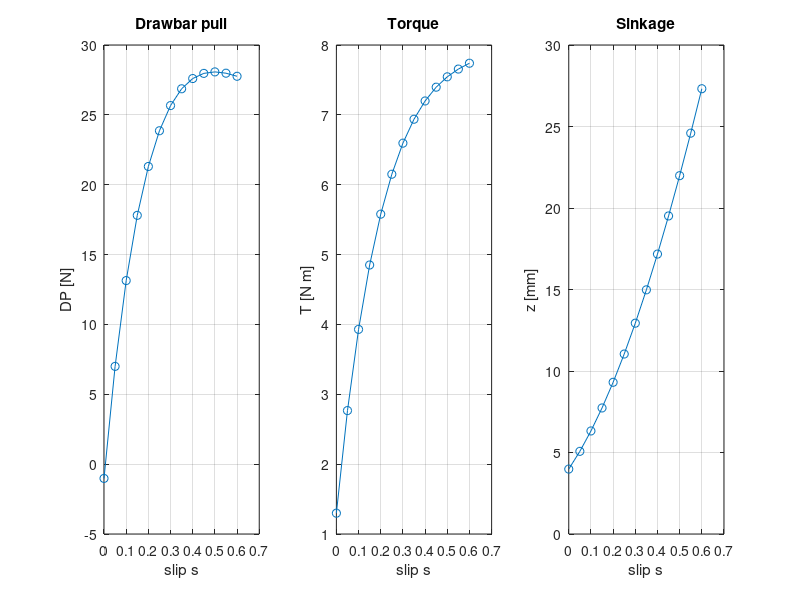
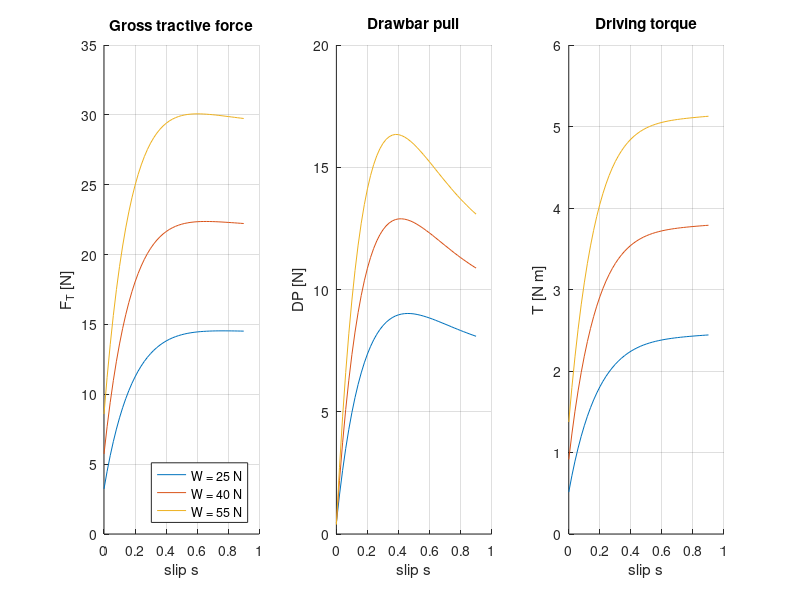

These figures' MATLAB source, in order:
%% RoSEy Terramechanics Model
% Single-wheel force calculator (W, DP, T), optimal slip lookup table,
% and onboard slip estimator prototype (Newton-Raphson).
%
% Model: Ding et al. 2009 (IROS), Eqs. 16-22
%   Normal stress:  Bekker pressure-sinkage with Wong-Reece stress distribution
%   Shear stress:   Janosi-Hanamoto
%   Grousers:       shearing radius r_s and lug-entry angle theta_f' (no F_passive)
%
% Units: SI throughout (m, N, Pa, rad) unless a comment says otherwise.
% Author: Ayooluwa Adeyinka, RoSE Lab, Colorado School of Mines
%
% Sections:
%   1. Parameters
%   2. Verification run against Ding's test wheel
%   3. Force vs slip curves for RoSEy
%   4. Optimal slip lookup table (and C++ header export)
%   5. Slip estimator demo
% Octave version: functions are defined first (Octave requires definition before use).

1;  % marks this file as a script so Octave allows function definitions below

%% ======================= FUNCTIONS ======================================

function N = sinkExp(s, P)
% Sinkage exponent, Ding 2009 Eq. 16
    if P.useSlipSinkage
        N = P.n0 + P.n1*s;
    else
        N = P.nStatic;
    end
end

function sig = normalStress(th, thf, s, P)
% Normal stress sigma(theta) [Pa], Ding 2009 Eq. 20 (Bekker + Wong-Reece)
    N    = sinkExp(s, P);
    thr  = P.c3*thf;
    thm  = (P.c1 + P.c2*s)*thf;
    kEq  = (P.kc/P.b + P.kphi)*1e3*P.r^N;     % kPa -> Pa
    sig  = zeros(size(th));
    front = th >= thm;                         % theta_m <= theta <= theta_f
    sig(front) = kEq*max(cos(th(front)) - cos(thf), 0).^N;
    rear = ~front;                             % theta_r <= theta < theta_m
    thEq = thf - (th(rear) - thr)./(thm - thr).*(thf - thm);
    sig(rear) = kEq*max(cos(thEq) - cos(thf), 0).^N;
end

function tau = shearStress(th, thf, s, sig, P)
% Shear stress tau(theta) [Pa], Janosi-Hanamoto with shearing radius (Ding 2009 Eq. 21).
% Shear displacement starts at theta_f' = acos((r - z)/Rj), where the lug tips
% enter the soil (Ding 2009 Eq. 17). Validation showed this term is required:
% without it DP RMSE vs Ding's Wh2 data is ~11 N; with it ~3 N.
    if P.useThetaPrime
        z   = P.r*(1 - cos(thf));
        th1 = acos(min((P.r - z)/P.Rj, 1));
    else
        th1 = thf;
    end
    j   = P.rs*((th1 - th) - (1 - s).*(sin(th1) - sin(th)));   % shear displacement [m]
    tau = (P.c + sig.*tan(P.phi)).*(1 - exp(-j./P.K));
end

function [W, DP, T, FT, R] = wheelForces(thf, s, P)
% Vertical load W [N], drawbar pull DP [N], torque T [N m],
% gross tractive force FT [N], compaction resistance R [N]. Ding 2009 Eq. 22.
    thr = P.c3*thf;
    th  = linspace(thr, thf, P.nInt + 1);
    sig = normalStress(th, thf, s, P);
    tau = shearStress(th, thf, s, sig, P);
    W   = P.b*simpson(P.r*sig.*cos(th) + P.rs*tau.*sin(th), th);
    FT  = P.b*simpson(P.rs*tau.*cos(th), th);
    R   = P.b*simpson(P.r*sig.*sin(th), th);
    DP  = FT - R;
    T   = P.rs^2*P.b*simpson(tau, th);
end

function I = simpson(f, x)
% Composite Simpson's rule on evenly spaced points (number of intervals must be even)
    n = numel(x) - 1;
    h = (x(end) - x(1))/n;
    I = h/3*(f(1) + 4*sum(f(2:2:n)) + 2*sum(f(3:2:n-1)) + f(end));
end

function thf = solveEntryAngle(Wtarget, s, P)
% Bisection: find entry angle theta_f such that W(theta_f, s) = Wtarget
    lo = 1e-4;  hi = P.thfMax;
    if wheelForces(hi, s, P) < Wtarget
        thf = NaN;  return;                    % load beyond model range
    end
    for it = 1:60
        mid = 0.5*(lo + hi);
        if wheelForces(mid, s, P) > Wtarget, hi = mid; else, lo = mid; end
        if hi - lo < 1e-8, break; end
    end
    thf = 0.5*(lo + hi);
end

function C = slipCurves(W, sGrid, P)
% Force vs slip curves at a fixed wheel load
    n = numel(sGrid);
    C.thf = NaN(1,n); C.DP = C.thf; C.T = C.thf; C.FT = C.thf; C.R = C.thf;
    for k = 1:n
        thf = solveEntryAngle(W, sGrid(k), P);
        C.thf(k) = thf;
        [~, C.DP(k), C.T(k), C.FT(k), C.R(k)] = wheelForces(thf, sGrid(k), P);
    end
end

function sx = firstCrossing(s, y, target)
% Smallest s where y(s) >= target, linearly interpolated. NaN if never reached.
    k = find(y >= target, 1, 'first');
    if isempty(k), sx = NaN; return; end
    if k == 1,     sx = s(1); return; end
    sx = s(k-1) + (target - y(k-1))*(s(k) - s(k-1))/(y(k) - y(k-1));
end

function [s, thf, ok, it] = estimateSlip(Wm, Tm, s0, thf0, P)
% Newton-Raphson on two equations: W(thf, s) = Wm and T(thf, s) = Tm.
% Finite-difference Jacobian, Cramer's rule, step limits, clamping, fail-safe.
    x  = [thf0; s0];
    ok = false;
    tolW = 1e-3*max(abs(Wm), 1);
    tolT = 1e-3*max(abs(Tm), 1e-3);
    d    = [1e-5; 1e-4];                       % finite-difference steps [rad; -]
    maxStep = [deg2rad(5); 0.1];
    for it = 1:20
        [W, ~, T] = wheelForces(x(1), x(2), P);
        Rv = [W - Wm; T - Tm];
        if abs(Rv(1)) < tolW && abs(Rv(2)) < tolT
            ok = true;  break;
        end
        [W1, ~, T1] = wheelForces(x(1) + d(1), x(2), P);
        [W2, ~, T2] = wheelForces(x(1), x(2) + d(2), P);
        J = [(W1 - W)/d(1), (W2 - W)/d(2);
             (T1 - T)/d(1), (T2 - T)/d(2)];
        detJ = J(1,1)*J(2,2) - J(1,2)*J(2,1);
        if abs(detJ) < 1e-10*norm(J(:,1))*norm(J(:,2))
            break;                             % singular: hold last good estimate
        end
        dx = -[ J(2,2), -J(1,2);
               -J(2,1),  J(1,1)]*Rv/detJ;      % Cramer's rule
        dx = max(min(dx, maxStep), -maxStep);  % limit step size
        x  = x + dx;
        x(1) = min(max(x(1), 1e-4), P.thfMax); % clamp to physical range
        x(2) = min(max(x(2), 0), 0.95);
    end
    thf = x(1);  s = x(2);
end

function s = kinematicSlip(omega, v, P)
% Kinematic slip from wheel speed and vehicle speed (IMU cross-check)
    vw = P.rs*omega;
    if vw == 0 && v == 0, s = 0;
    elseif vw >= v,       s = (vw - v)/vw;     % driving
    else,                 s = (vw - v)/v;      % skidding
    end
end

function exportHeader(fname, Wgrid, alphaGrid, sLow, sHigh)
% Write the lookup table as const C++ arrays for the Teensy (NaN -> -1 = infeasible)
    fid = fopen(fname, 'w');
    fprintf(fid, '// Auto-generated by rosey_terramechanics.m. Do not edit by hand.\n');
    fprintf(fid, '#pragma once\n\n');
    fprintf(fid, 'constexpr int N_LOAD = %d;\nconstexpr int N_ALPHA = %d;\n\n', numel(Wgrid), numel(alphaGrid));
    fprintf(fid, 'constexpr float LOAD_GRID_N[N_LOAD] = {%s};\n', fmtList('%.2ff', Wgrid));
    fprintf(fid, 'constexpr float ALPHA_GRID_DEG[N_ALPHA] = {%s};\n', fmtList('%.2ff', alphaGrid));
    fprintf(fid, 'constexpr float S_MAX[N_LOAD] = {%s};\n\n', fmtList('%.4ff', sHigh(:)'));
    fprintf(fid, '// S_MIN[load][incline], -1 marks an infeasible combination\n');
    fprintf(fid, 'constexpr float S_MIN[N_LOAD][N_ALPHA] = {\n');
    sl = sLow;  sl(isnan(sl)) = -1;
    for i = 1:numel(Wgrid)
        fprintf(fid, '    {%s},\n', fmtList('%.4ff', sl(i,:)));
    end
    fprintf(fid, '};\n');
    fclose(fid);
end

function out = fmtList(fmt, v)
% Comma-separated formatted list (Octave has no compose())
    out = strjoin(arrayfun(@(x) sprintf(fmt, x), v, 'UniformOutput', false), ', ');
end

%% ======================= MAIN SCRIPT =====================================
clc; close all;

%% 1. PARAMETERS ---------------------------------------------------------
% ---- Wheel: RoSEy (Hopkins dissertation) ----
P.r      = 0.1515;          % wheel radius [m]
P.b      = 0.05158;         % wheel width [m]
P.h      = 0.013;           % grouser height [m]
P.lam_s  = 0.5;             % lug shearing coefficient [-] (Ding 2009, s4 simplification)
P.rs     = P.r + P.lam_s*P.h;   % shearing radius [m]
P.useThetaPrime = true;     % lug-entry angle in shear displacement (Ding 2009 Eq. 17)
P.Rj     = P.r + P.h;       % lug tip radius used for theta_f' [m]

% ---- Soil: Ding et al. 2011 Table 2 (Bekker form) ----
% Fitted n0, n1, K from Ding et al. 2009, wheel Wh2 (closest radius to RoSEy).
% For MLSS runs, swap in Jehn's CSM-LHT-T-30 c, phi, rho (see parameter sheet).
P.kc     = 15.6;            % cohesive modulus of sinkage [kPa/m^(n-1)]
P.kphi   = 2407.4;          % frictional modulus of sinkage [kPa/m^n]
P.useSlipSinkage = true;    % true: N = n0 + n1*s (Ding 2009); false: N = nStatic
P.n0     = 0.81;            % static sinkage exponent [-]
P.n1     = 1.16;            % slip-sinkage coefficient [-]
P.nStatic = 1.10;           % plate-test sinkage exponent [-] (Ding 2011)
P.c      = 250;             % cohesion [Pa] (0.25 kPa)
P.phi    = deg2rad(31.9);   % internal friction angle [rad]
P.K      = 0.011;           % shear deformation modulus [m] (Ding 2011 range: 9.7-13.1 mm)
P.c1     = 0.5;             % max stress angle coefficient [-] (Ding 2009)
P.c2     = -0.3;            % max stress angle slip coefficient [-] (Ding 2009)
P.c3     = 0;               % exit angle constant, theta_r = c3*theta_f (Ding 2009)

% ---- Vehicle: RoSEy ----
P.m        = 16.01;         % total mass [kg] (Hopkins dataset config, CONFIRM)
P.g        = 9.81;          % [m/s^2]
P.nWheels  = 4;

% ---- Numerics ----
P.nInt     = 60;            % Simpson intervals (must be even)
P.thfMax   = deg2rad(80);   % upper bound for entry angle search [rad]

% ---- Torque input ----
% Wheel torque is published by existing rover code. The estimator expects
% wheel-side torque (after the gearbox) in N*m, one value per wheel.

fprintf('Shearing radius r_s = %.1f mm\n', P.rs*1e3);
fprintf('Static load per wheel = %.1f N\n\n', P.m*P.g/P.nWheels);

%% 2. VERIFICATION: Ding's test wheel ------------------------------------
% Reproduce the DP vs slip trend for Ding's Wh2 wheel at 80 N and compare
% against Ding et al. 2009 Fig. 6. Full scored comparison: rosey_validation.m
Pd = P;
Pd.r  = 0.15735;  Pd.b = 0.165;  Pd.h = 0.010;
Pd.rs = Pd.r + Pd.lam_s*Pd.h;  Pd.Rj = Pd.r + Pd.h;
sV = 0:0.05:0.6;
DPv = zeros(size(sV));  Tv = DPv;  zv = DPv;
for i = 1:numel(sV)
    thf = solveEntryAngle(80, sV(i), Pd);
    [~, DPv(i), Tv(i)] = wheelForces(thf, sV(i), Pd);
    zv(i) = Pd.r*(1 - cos(thf));
end
figure('Name','Verification: Ding Wh2, 80 N');
subplot(1,3,1); plot(sV, DPv, 'o-'); grid on; xlabel('slip s'); ylabel('DP [N]'); title('Drawbar pull');
subplot(1,3,2); plot(sV, Tv,  'o-'); grid on; xlabel('slip s'); ylabel('T [N m]'); title('Torque');
subplot(1,3,3); plot(sV, zv*1e3,'o-'); grid on; xlabel('slip s'); ylabel('z [mm]'); title('Sinkage');

%% 3. FORCE VS SLIP CURVES FOR ROSEY -------------------------------------
sGrid = 0:0.02:0.9;
Wplot = [25 40 55];               % per-wheel loads to plot [N]
figure('Name','RoSEy single-wheel curves');
for k = 1:numel(Wplot)
    C = slipCurves(Wplot(k), sGrid, P);
    subplot(1,3,1); hold on; plot(sGrid, C.FT, 'DisplayName', sprintf('W = %d N', Wplot(k)));
    subplot(1,3,2); hold on; plot(sGrid, C.DP, 'DisplayName', sprintf('W = %d N', Wplot(k)));
    subplot(1,3,3); hold on; plot(sGrid, C.T,  'DisplayName', sprintf('W = %d N', Wplot(k)));
end
subplot(1,3,1); grid on; xlabel('slip s'); ylabel('F_T [N]'); title('Gross tractive force'); legend('Location','southeast');
subplot(1,3,2); grid on; xlabel('slip s'); ylabel('DP [N]');  title('Drawbar pull');
subplot(1,3,3); grid on; xlabel('slip s'); ylabel('T [N m]'); title('Driving torque');

%% 4. OPTIMAL SLIP LOOKUP TABLE ------------------------------------------
% Upper bound: optimal slip (choose metric below).
% Lower bound: smallest slip that still supplies this wheel's share of the
%              drawbar pull needed to hold speed on the incline:
%              DP_req = m*g*sin(alpha)/nWheels  (steady state, R_M neglected).
metric    = 'tractiveKnee';   % 'tractiveKnee' or 'peakDP'
kneeFrac  = 0.95;             % knee = slip where F_T reaches this fraction of its max
Wgrid     = 20:5:60;          % per-wheel normal load [N]
alphaGrid = 0:5:20;           % incline [deg]

sLow  = NaN(numel(Wgrid), numel(alphaGrid));
sHigh = NaN(numel(Wgrid), 1);
for i = 1:numel(Wgrid)
    C = slipCurves(Wgrid(i), sGrid, P);
    switch metric
        case 'tractiveKnee'
            idx = find(C.FT >= kneeFrac*max(C.FT), 1, 'first');
        case 'peakDP'
            [~, idx] = max(C.DP);
    end
    sHigh(i) = sGrid(idx);
    for j = 1:numel(alphaGrid)
        DPreq = P.m*P.g*sind(alphaGrid(j))/P.nWheels;
        sLow(i,j) = firstCrossing(sGrid, C.DP, DPreq);
        if sLow(i,j) > sHigh(i), sLow(i,j) = NaN; end   % infeasible: flag
    end
end

fprintf('Optimal slip lookup table (metric: %s)\n', metric);
fprintf('Rows: wheel load W [N]. Columns: incline [deg]. Entry: [s_min, s_max]\n');
fprintf('%8s', 'W\\alpha'); fprintf('%14d', alphaGrid); fprintf('\n');
for i = 1:numel(Wgrid)
    fprintf('%8d', Wgrid(i));
    for j = 1:numel(alphaGrid)
        if isnan(sLow(i,j)), fprintf('%14s', 'infeasible');
        else, fprintf('   [%.2f, %.2f]', sLow(i,j), sHigh(i)); end
    end
    fprintf('\n');
end

save('rosey_slip_table.mat', 'Wgrid', 'alphaGrid', 'sLow', 'sHigh', 'metric', 'P');
exportHeader('slip_table.h', Wgrid, alphaGrid, sLow, sHigh);
fprintf('\nSaved rosey_slip_table.mat and slip_table.h\n\n');

%% 5. SLIP ESTIMATOR DEMO ------------------------------------------------
% On the rover: Wm comes from the four-wheel force balance + IMU tilt, and
% Tm comes from the rover's published wheel torque [N*m, wheel side].
% Here both are synthesized from a known state with 1% noise to check that
% the Newton-Raphson estimator recovers the slip.
sTrue = 0.20;  Wtrue = 40;
thfTrue = solveEntryAngle(Wtrue, sTrue, P);
[Wm, ~, Tm] = wheelForces(thfTrue, sTrue, P);
Wm = Wm*(1 + 0.01*randn);   Tm = Tm*(1 + 0.01*randn);   % 1% noise (stands in for torque topic)

s0 = 0.10;  thf0 = solveEntryAngle(Wm, s0, P);          % initial guess
[sEst, thfEst, ok, nIt] = estimateSlip(Wm, Tm, s0, thf0, P);
fprintf('Slip estimator: true s = %.3f, estimated s = %.3f (converged: %d, iterations: %d)\n', ...
        sTrue, sEst, ok, nIt);
fprintf('                true thf = %.2f deg, estimated thf = %.2f deg\n', ...
        rad2deg(thfTrue), rad2deg(thfEst));
